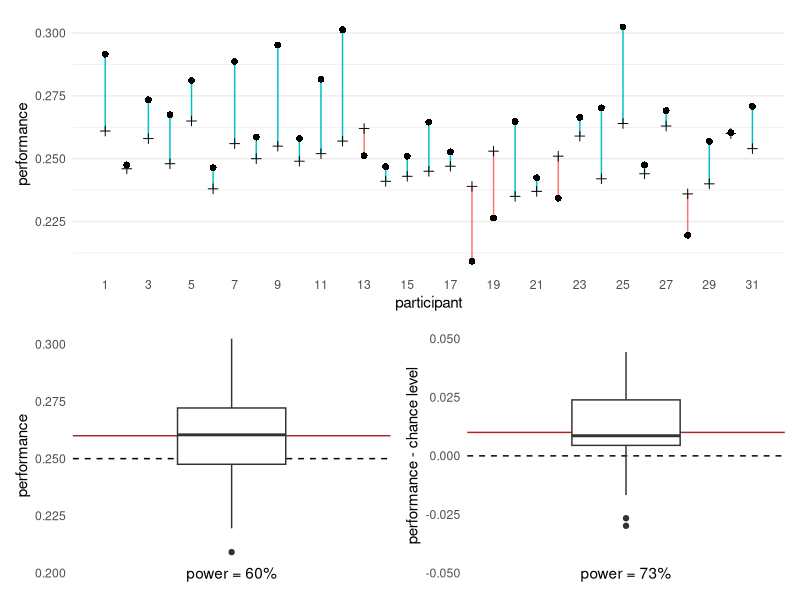

This figure's R source:
## ---- chunk 1
# CHECK formula

# Demarchi et al. transition matrix (ORD condition)
T <- matrix(c(.25,0,0,.75, .75,.25,0,0, 0,.75,.25,0, 0,0,.75,.25), ncol=4, byrow = T)

# Demarchi et al. confusion matrix (RAND condition)
C <- t(matrix(c(.40,.26,.18,.23, .22,.29,.21,.17, .17,.25,.38,.25, .21,.20,.23,.35), ncol=4, byrow = T))

# --- calculate global chance level
sum(T[,1]*C[,1] + T[,2]*C[,2] + T[,3]*C[,3] + T[,4]*C[,4])/4

# --- calculate average
# We need to use our own definition of covariance because R's cov() uses unbiased standard deviation, with n-1 denominators...
cov_biased <- function(X,Y) {
  return(mean(X*Y)-mean(X)*mean(Y))
}
cov_biased(T[1,],C[1,]) + cov_biased(T[2,],C[2,]) + cov_biased(T[3,],C[3,]) + cov_biased(T[4,],C[4,]) + .25

# => the two quantities are equal !
## ---- chunk 2
#| include: false 
library(pwr)
library(patchwork)
library(tidyverse)
## ---- chunk 3
#| fig-width: 6
#| fig-height: 4

theme_set(theme_minimal())

chance.lvls <- sample(seq(0.235,0.265,0.001))
n <- length(chance.lvls) 
perf.mean <- 0.010
perf.sd <- 0.015

set.seed(42)
perf <- chance.lvls + rnorm(n, perf.mean, perf.sd)

df.plot <- data.frame(chance.lvls, perf, x = 1:n)

ggplot(df.plot, aes(x = x, y = perf)) +
  geom_segment(aes(xend = x, yend = chance.lvls, color = as.factor(sign(perf-chance.lvls)))) +
  geom_point(shape = 16, size = 2) +
  geom_point(aes(y = chance.lvls), shape = 3, size = 2) +
  scale_x_continuous(breaks = seq(1,31,2)) +
  guides(color = "none") +
  labs(x = "participant", y = "performance") +
  theme(panel.grid.major.x = element_blank(),
        panel.grid.minor.x = element_blank()) -> g1

ggplot(df.plot, aes(x = 1, y = perf)) +
  geom_hline(yintercept = 0.25, linetype = 2) +
  geom_hline(yintercept = 0.25+perf.mean, color = "firebrick") +
  geom_boxplot() +
  # geom_violin() +
  # geom_point(position = position_jitter(0.1)) +
  annotate(geom = "text", x = 1, y = -Inf, hjust = 0.5, vjust = -0.5,
           label = paste0("power = ", round(100*pwr.t.test(d = perf.mean/sqrt(sd(chance.lvls)^2+perf.sd^2), n = n)
$power), "%")) +
  expand_limits(x = c(0,2)) +
  expand_limits(y = c(.20,.30)) +
  guides(x = "none") +
  labs(y = "performance") +
  theme(axis.title.x = element_blank(),
        panel.grid = element_blank()) -> g2

ggplot(df.plot, aes(x = 1, y = perf-chance.lvls)) +
  geom_hline(yintercept = 0, linetype = 2) +
  geom_hline(yintercept = 0+perf.mean, color = "firebrick") +
  geom_boxplot() +
  # geom_violin() +
  # geom_point(position = position_jitter(0.1)) +
  expand_limits(x = c(0,2)) +
  annotate(geom = "text", x = 1, y = -Inf, hjust = 0.5, vjust = -0.5,
           label = paste0("power = ", round(100*pwr.t.test(d = perf.mean/perf.sd, n = n)$power), "%")) +
  guides(x = "none") +
  expand_limits(y = c(-.05,.05)) +
  labs(y = "performance - chance level") +
  theme(axis.title.x = element_blank(),
        panel.grid = element_blank()) -> g3
  
# sqrt(sd(chance.lvls)^2+perf.sd^2)
# sd(chance.lvls)
# perf.sd^2

g1 / (g2+g3)
